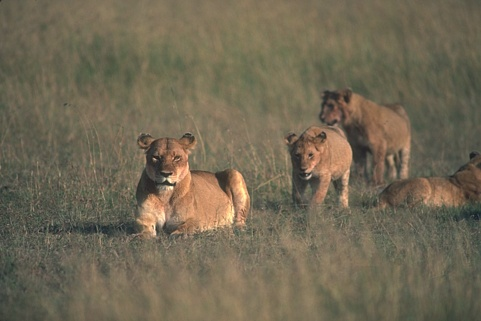
#> input picture input/105053.jpg, 481 x 321 px; its folder holds only this picture in this run
$ jupyter execute --allow-errors EM_admm_var_method.ipynb   (shell and % lines are left out)   (older library calls are emulated)
#> lines starting #> are read from the running program, lines starting #| are printed output that depends on the picture; long printed decimals are rounded
#> further down, img is the input picture: shape (321, 481, 3); mean R, G, B 113.5, 104.4, 84
### image_segmentation.py
"""
=========================
image segmentation method
=========================

for image segmentation:

"""

print(__doc__)

import numpy as np
import scipy
from skimage.segmentation import slic, felzenszwalb
from skimage.future import graph
import networkx as nx
from scipy import sparse
import matplotlib
import matplotlib.pyplot as plt
from admm_algorithms import admm, relation_density_admm, var_admm

from copy import deepcopy
import math

from mpl_toolkits.mplot3d import Axes3D
from skimage.future import graph as gg
from skimage import data, segmentation, color

from skimage.segmentation import mark_boundaries, find_boundaries
from skimage.io import imsave

import pylab as pl
from os.path import join
import os

from numpy import linalg as LA
from sklearn.preprocessing import normalize
from imageio import imread

from scipy.spatial import distance
from skimage.feature.texture import local_binary_pattern
import time


# [122 lines left out: function normal_image_segmentation, not called in this run]
# [5 lines of commented-out code are left out]


def large_image_seg(img_path="train/35070", sp_num=400, sp_mode="similarity", sp_connectivity=2, num_cuts=3, admm_met='admm', thres_cons=3, n_iter=1000, graph_met='lib_met', dens_coff=3, lambda_coff=None, merge=False, dist_hist=False):
    # read image
#     base_name = os.getcwd()
#     m_img = scipy.misc.imread(join(base_name, img_path))

#> called with img_path = 'input/105053.jpg', sp_num = 100, sp_mode = 'similarity', sp_connectivity = 3, num_cuts = 3, admm_met = 'admm', thres_cons = 3, n_iter = 1000
    m_img = imread(img_path)

    # do the superpixels method
    segments = slic(m_img, compactness=30, n_segments=sp_num)
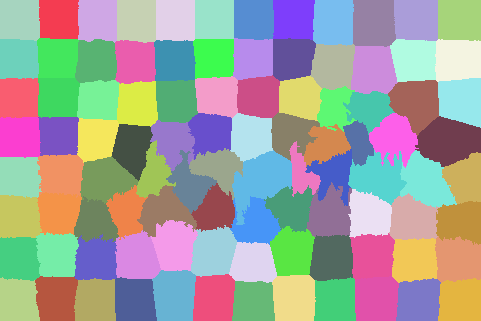
#> segments: shape (321, 481) int64; 96 distinct labels, from 1 to 96; one colour per label, 0 black
#     segments = felzenszwalb(m_img, scale=10, sigma=0.5, min_size=100)

    # generate graph matrix
    import warnings

    if graph_met == 'lib_met':
        g = graph.rag_mean_color(m_img, segments, mode=sp_mode, connectivity=sp_connectivity)
        w = nx.to_scipy_sparse_matrix(g, format='csc')
        entries = w.sum(axis=0)
        d = sparse.dia_matrix((entries, 0), shape=w.shape).tocsc()
        m = w.shape[0]
        d2 = d.copy()
        d2.data = np.reciprocal(np.sqrt(d2.data, out=d2.data), out=d2.data)
        matrix = d2 * (d - w) * d2

        # matrix eigen-decomposition, scipy.sparse.linalg
        vals, vectors = scipy.sparse.linalg.eigsh(matrix, which='SM', k=min(100, m - 2))
        vals, vectors = np.real(vals), np.real(vectors)
        index1, index2, index3 = np.argsort(vals)[0], np.argsort(vals)[1], np.argsort(vals)[2]
        ev1, ev2, ev3 = vectors[:, index1], vectors[:, index2], vectors[:, index3]

# [9 lines of commented-out code are left out]

    if graph_met == 'syn_met':
        ev1, ev2, ev3 = syn_graph_met(m_img, segments, lambda_coff=lambda_coff, dist_hist=dist_hist)
        print('syn_met passed')

    else:
        warnings.warn('admm_met argument missing', UserWarning)


    # matrix = matrix.toarray()
    matplotlib.interactive(True)


    if admm_met == 'admm':
        sp_label = admm(n_vector=ev2, n_iter=n_iter, num_cuts=num_cuts, merge=merge)

    elif admm_met == 'density_admm':
        sp_label = relation_density_admm(n_vector=ev2, num_cuts=num_cuts, n_iter=n_iter, thres_cons=thres_cons)

    elif admm_met == 'boundary_admm':
        sp_label = bound_density_admm(n_vector=ev2, num_cuts=num_cuts, n_iter=n_iter, dens_coff=dens_coff)

    elif admm_met == 'var_admm':
        sp_label = var_admm(n_vector=ev2, num_cuts=num_cuts, n_iter=n_iter)

    else:
        warnings.warn('admm_met argument missing', UserWarning)


    p_label, labels = pixels_label(m_img, segments, sp_label)
# [5 lines of commented-out code are left out]
    return p_label

# [124 lines left out: functions pixels_label, image_plot, superpixels_generate, superpixels_label, pixels_label, not called in this run]


def syn_graph_met(m_img, segments, lambda_coff, dist_hist=False):
#> called with dist_hist = False
    image = m_img

    # init graph by first method, by color distance metric between superpixels.
    row = image.shape[0]
#> row = 321
    col = image.shape[1]
#> col = 481
#     print(row, col)
    segmentsLabel = []
    for i in range(row):
        for j in range(col):
            l = segments[i, j]
            if l not in segmentsLabel:
                segmentsLabel.append(l)
#> after the loop, segmentsLabel = 96 values from 1 to 96

    position = []
    ave_position = []
    flatten_position = []

    for i in segmentsLabel:
        pixel_position = []
        flatten_pos = []
        for m in range(row):
            for n in range(col):
                if segments[m, n] == i:
                    pixel_position.append([m, n])
                    flatten_pos.append(m * col + n)

        position.append(pixel_position)
        flatten_position.append(flatten_pos)

        pixel_position = np.asarray(pixel_position)
        ave_position.append((sum(pixel_position) / len(pixel_position)).tolist())
#> this loop made 96 passes
#> after the loop, ave_position = 96 pairs, first value 18.77 to 301.3, second value 17.95 to 464.6; flatten_position = 96 items; position = 96 items

    # generate average color value and red, green, blue color values
    average = []
    red_average = []
    green_average = []
    blue_average = []
    for i in range(len(position)):
        val = 0
        red_val = 0
        green_val = 0
        blue_val = 0
        for j in position[i]:
            [m, n] = j
            val += 0.299*image[m, n, 0] + 0.587*image[m, n, 1] + 0.114*image[m, n, 2]
            red_val += image[m, n, 0]
            green_val += image[m, n, 1]
            blue_val += image[m, n, 2]
            # val += image[m, n]
        average.append(val/len(position[i]))
        red_average.append(red_val/len(position[i]))
        green_average.append(green_val/len(position[i]))
        blue_average.append(blue_val/len(position[i]))
#> after the loop, average = 96 values, max 170.6 at index 61, min 60.74 at index 45, mean 104.5; blue_average = 96 values, max 118.1 at index 61, min 53.49 at index 45, mean 83.7; green_average = 96 values, max 159.6 at index 61, min 59.72 at index 45, mean 104; red_average = 96 values, max 212.2 at index 61, min 65.5 at index 45, mean 113.5

    # [15 lines of commented-out code are left out]

    graph_time = time.time()

    # fully connected
    sigma = 255.0
    length = len(position)
#> length = 96
    graph = np.zeros((length, length))

    # settings for LBP
    radius = 2
    n_points = 8 * radius
    METHOD = 'uniform'

    img, lbp = [], []
    for i in range(3):
        c_img = image[:,:,i]
        c_lbp = local_binary_pattern(c_img, n_points, radius, METHOD)
        img.append(c_img)
        lbp.append(c_lbp)
#> this loop made 3 passes
#> pass 1, in syn_graph_met, `c_img = image[:,:,i]`:
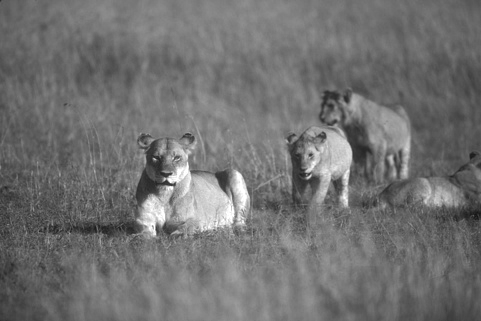
#> c_img: shape (321, 481); min 20, max 255, mean 113.5
#> pass 1, in syn_graph_met, `c_lbp = local_binary_pattern(c_img, n_points, radius, METHOD)`:
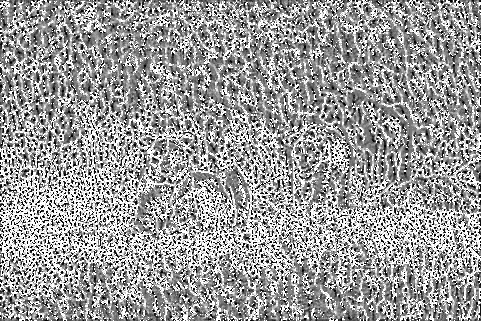
#> c_lbp: shape (321, 481) float64; min 0, max 17, mean 10.34; drawn with min black and max white
#> pass 2, in syn_graph_met, `c_img = image[:,:,i]`:
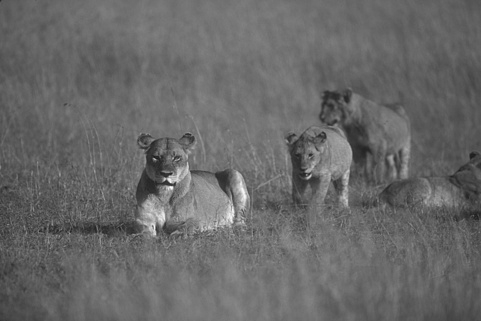
#> c_img: shape (321, 481); min 28, max 250, mean 104.4
#> pass 2, in syn_graph_met, `c_lbp = local_binary_pattern(c_img, n_points, radius, METHOD)`:
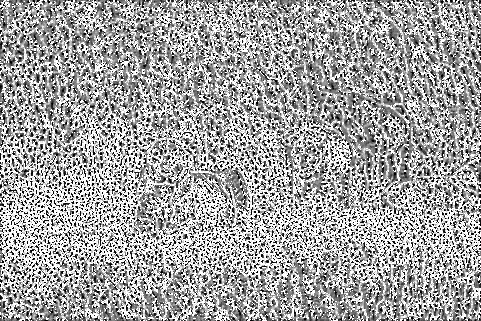
#> c_lbp: shape (321, 481) float64; min 0, max 17, mean 10.81; drawn with min black and max white
#> after the loop:
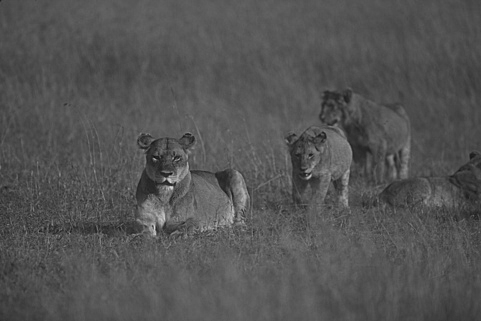
#> c_img: shape (321, 481); min 16, max 216, mean 84
#> after the loop, img = 3 items; lbp = 3 items

    for i in range(length):
        for j in range(length):
            if not dist_hist:
                diff = abs(red_average[i]-red_average[j]) + abs(green_average[i]-green_average[j]) + abs(blue_average[i]-blue_average[j])
#> diff = 0
                if lambda_coff:
                    dist = LA.norm(np.asarray(ave_position[i]) - np.asarray(ave_position[j]))
                    diff = diff + lambda_coff * dist
            else:
                # reads an input image, color mode
                hist1 = hist(flatten_position[i], img, lbp)
                hist2 = hist(flatten_position[j], img, lbp)

                diff = abs(distance.cityblock(hist1, hist2))

            graph[i, j] = diff
#> graph: shape (96, 96) float64; every value is 0
            # graph[i, j] = math.e ** (-(diff ** 2) / sigma)

    print('graph construction time: ', time.time() - graph_time)

    # matrix eigen-decomposition, scipy.sparse.linalg
    vals, vectors = np.linalg.eigh(graph)
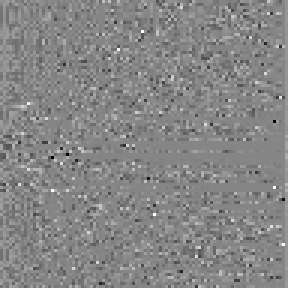
#> vectors: shape (96, 96) float64 (shown 3 times larger); min -0.727, max 0.658, mean 0.00145; drawn with min black and max white
#> vals = 96 values from -2590.2 to 6270
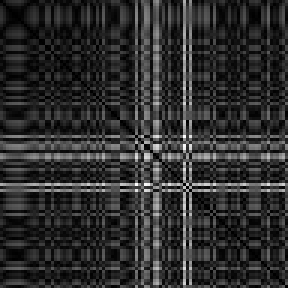
#> graph: shape (96, 96) float64 (shown 3 times larger); min 0, max 311.2, mean 55.9; drawn with min black and max white
    vals, vectors = np.real(vals), np.real(vectors)
    index1, index2, index3 = np.argsort(vals)[0], np.argsort(vals)[1], np.argsort(vals)[2]
#> index1 = 0; index2 = 1; index3 = 2
    # index1, index2, index3 = np.argsort(vals)[::-1][0], np.argsort(vals)[::-1][1], np.argsort(vals)[::-1][2]
    ev1, ev2, ev3 = vectors[:, index1], vectors[:, index2], vectors[:, index3]
#> ev1 = 96 values, max 0.16 at index 48, min -0.226 at index 61, mean 0.0058; ev2 = 96 values, max 0.111 at index 92, min -0.378 at index 61, mean 0.0335; ev3 = 96 values, max 0.259 at index 61, min -0.267 at index 45, mean 0.000129


# [8 lines of commented-out code are left out]

    return ev1, ev2, ev3


# [33 lines left out: function hist, not called in this run]

# [102 lines that do not run on import are left out]

### EM_admm_var_method.ipynb
[cell 1]
# image eigenvector
import scipy
import skimage
from skimage.segmentation import felzenszwalb, mark_boundaries, slic
from os.path import basename, join, isfile
import os
import matplotlib.pyplot as plt
from image_segmentation import large_image_seg
from imageio import imread, imwrite


basename = os.getcwd()
img_dir = join(basename, 'input')
img_list = [join(img_dir, f) for f in os.listdir(img_dir) if isfile(join(img_dir, f))]

# save path

# vis part
#> (the rest of this cell did not finish here and is left out)


# [11 lines of commented-out code are left out]
        img_name = './segment_result_before/' + img_path.split('/')[-1]
        imwrite(img_name, p_label)

        # 2. add the distance measurement, 优化测度
        p_label = large_image_seg(img_path=img_path, sp_num=100, sp_mode="similarity", sp_connectivity=3, \
                                 graph_met='syn_met', admm_met='admm', num_cuts=5, merge=False, \
                                 dist_hist=True)

# [11 lines of commented-out code are left out]
        img_name = './segment_result_after/' + img_path.split('/')[-1]
        imwrite(img_name, p_label)


        # [30 lines of commented-out code are left out]

[cell 2]
import numpy as np
from imageio import imread


def hist(img_path):
    # reads an input image, color mode
#> called with img_path = '24063.jpg'
    img = imread(img_path)
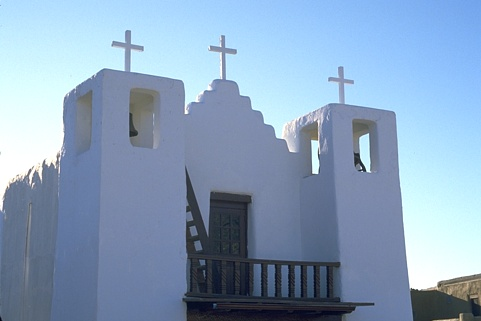
#> input picture 24063.jpg, 481 x 321 px
#> img is the input picture: shape (321, 481, 3); mean R, G, B 136.3, 161.1, 188.3
    print(img[:,:,0].shape)
#| (321, 481)

    color_hist = []
    # find frequency of pixels in range 0-255, calculate histogram of blue, green or red channel respectively.
    for i in range(3):
        histr, bins = np.histogram(img[:,:,i].ravel(), bins=np.arange(257))

        histr = np.reshape(histr, (16, 16)) # 16 bins
        histr = np.sum(histr, axis=1)

        color_hist.append(histr)
#> after the loop, color_hist = 3 items

    hist = normalize(color_hist).flatten()
    hist = np.asarray(hist)
    return hist

#> (the rest of this cell did not finish here and is left out)

[cell 3]
# importing required libraries of opencv
import cv2
import numpy as np

# importing library for plotting
from matplotlib import pyplot as plt
from sklearn.preprocessing import normalize


# [12 lines of commented-out code are left out]


def hist(img_path):
    # reads an input image, color mode
#> called with img_path = '24063.jpg'
    img = cv2.imread(img_path, 1)

    color_hist = []
    # find frequency of pixels in range 0-255, calculate histogram of blue, green or red channel respectively.
    for i in range(3):
        histr = cv2.calcHist([img],[i],None,[256],[0,256])
        histr = np.reshape(histr, (16, 16)) # 16 bins
        histr = np.sum(histr, axis=1)

        color_hist.append(histr)
#> after the loop, color_hist = 3 items

    hist = normalize(color_hist).flatten()
#> hist = 48 values, max 0.809 at index 15, min 0 at index 0, mean 0.162
    hist = np.asarray(hist)
    return hist

hist1 = hist('24063.jpg')
#> hist1 has the same summary as hist in hist
hist2 = hist('12003.jpg')
#> call 2 of hist, with img_path = '12003.jpg'
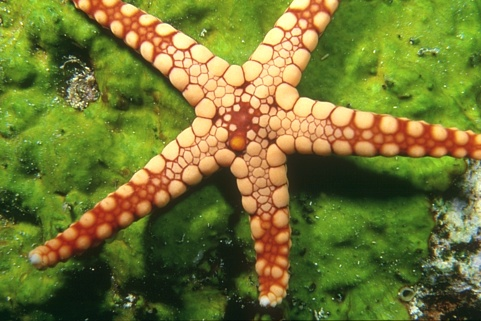
#> input picture 12003.jpg, 481 x 321 px
#> in hist, img is the input picture: shape (321, 481, 3); mean B, G, R 50.3, 118.7, 114.1
#> in hist (call 2), `hist = normalize(color_hist).flatten()`: hist = 48 values, max 0.705 at index 1, min 0 at index 15, mean 0.194
#> hist2 has the same summary as hist in hist
print(hist1.shape, hist2.shape)
#| (48,) (48,)
from scipy.spatial import distance
diff = distance.cityblock(hist1, hist2)
#> diff = 8.5
print(diff)
#| 8.501

[cell 4]
import numpy as np
a=np.ones((10,10))

print(a)

# pos=[[1,2],[2,3],[4,5]]
# pos = np.asarray(pos)

np.take(a,[[1,2],[3,4]])

[cell 5]
import numpy as np
a=[1,2,3,4]
a=np.reshape(a, (2,2))
np.sum(a, axis=1)

[cell 6]
import numpy as np
#> (the rest of this cell did not finish here and is left out)

[cell 7]
import time
time.time()

[cell 8]
import numpy as np

np.linspace(0, 256, num=17)
